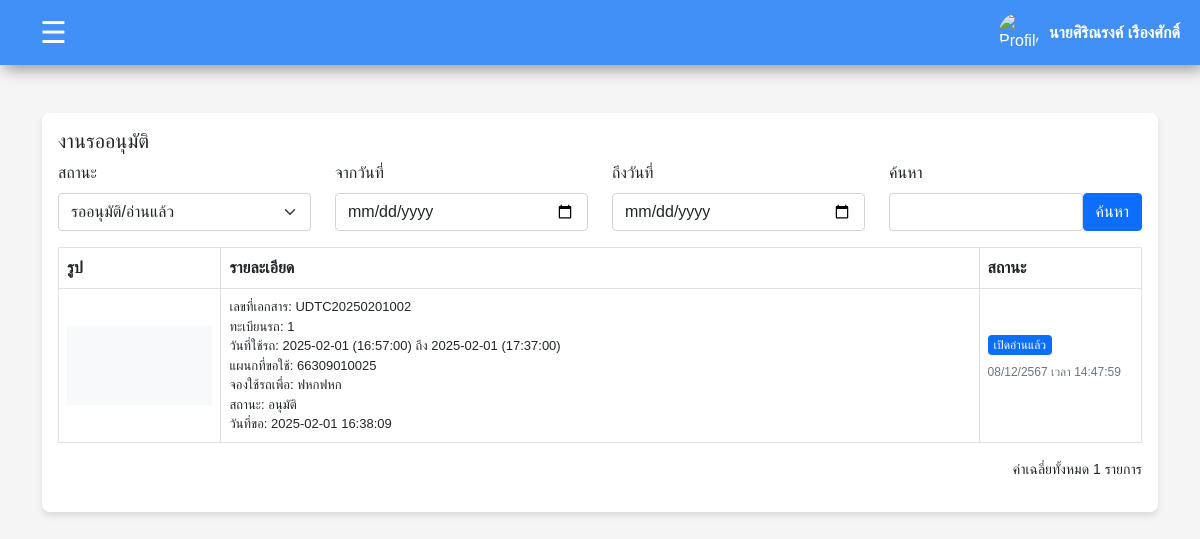
Screenshot of /user/manage_status.php (signed in) with the database file from the repository.
### tables this page shows
CREATE TABLE `requests` (
  `request_id` varchar(20) NOT NULL,
  `destination` varchar(255) DEFAULT NULL,
  `province` varchar(100) DEFAULT NULL,
  `travel_type` enum('ในจังหวัด','ต่างจังหวัด') DEFAULT NULL,
  `purpose` varchar(255) DEFAULT NULL,
  `departure_date` date DEFAULT NULL,
  `departure_time` time DEFAULT NULL,
  `return_date` date DEFAULT NULL,
  `return_time` time DEFAULT NULL,
  `passengers` int(11) DEFAULT NULL,
  `request_date` datetime DEFAULT NULL,
  `status` enum('รออนุมัติ','อนุมัติ','ปฏิเสธ','ยกเลิก') DEFAULT 'รออนุมัติ',
  `user_id` varchar(255) DEFAULT NULL,
  `driver_id` int(11) DEFAULT NULL,
  `car_id` int(11) DEFAULT NULL,
  `admin_id` varchar(11) DEFAULT NULL
);

### user/manage_status.php (the view, shortened to what this page needs)
<!DOCTYPE html>
<html lang="en">
<head>
    <link rel="stylesheet" href="../css/bootstrap.css">
</head>
<body>
    <?php
    require("headadmin.php");
    $sql = "SELECT * FROM requests ORDER BY request_date DESC LIMIT 1";
    $result = mysqli_query($connect, $sql);
    ?>
    <div class="container mt-5">
        <div class=" custom-card bg-white">
            <div class="card-body">
                <h5 class="card-title">งานรออนุมัติ</h5>
                <div class="row mb-3">
                    <div class="col-md-3">
                        <label for="status" class="form-label">สถานะ</label>
                        <select class="form-select" id="status">
                            <option selected>รออนุมัติ/อ่านแล้ว</option>
                        </select>
                    </div>
                    <div class="col-md-3">
                        <label for="from-date" class="form-label">จากวันที่</label>
                        <input type="date" class="form-control" id="from-date">
                    </div>
                    <div class="col-md-3">
                        <label for="to-date" class="form-label">ถึงวันที่</label>
                        <input type="date" class="form-control" id="to-date">
                    </div>
                    <div class="col-md-3">
                        <label for="search" class="form-label">ค้นหา</label>
                        <div class="d-flex">
                            <input type="search" class="form-control" id="search">
                            <button class="btn btn-primary">ค้นหา</button>
                        </div>
                    </div>
                </div>
                <table class="table table-bordered table-custom">
                    <thead>
                        <tr>
                            <th scope="col" style="width: 15%;">รูป</th>
                            <th scope="col">รายละเอียด</th>
                            <th scope="col" style="width: 15%;">สถานะ</th>
                        </tr>
                    </thead>
                    <tbody>
                        <tr class="clickable-row">
                            <td>
                                <div style="width: 100%; height: 80px; background-color: #f8f9fa;"></div>
                            </td>
                            <?php
                            if ($result->num_rows > 0) {
                                $row = $result->fetch_assoc();
                                echo "<td>";
                                echo "<p style='margin: 0; font-size: 13px;'>เลขที่เอกสาร: " . htmlspecialchars($row["request_id"]) . "</p>";
                                echo "<p style='margin: 0; font-size: 13px;'>ทะเบียนรถ: " . htmlspecialchars($row["car_id"]) . "</p>";
                                echo "<p style='margin: 0; font-size: 13px;'>วันที่ใช้รถ: " . htmlspecialchars($row["departure_date"]) . " (" . htmlspecialchars($row["departure_time"]) . ") ถึง " . htmlspecialchars($row["return_date"]) . " (" . htmlspecialchars($row["return_time"]) . ")</p>";
                                echo "<p style='margin: 0; font-size: 13px;'>แผนกที่ขอใช้: " . htmlspecialchars($row["user_id"]) . "</p>";
                                echo "<p style='margin: 0; font-size: 13px;'>จองใช้รถเพื่อ: " . htmlspecialchars($row["purpose"]) . "</p>";
                                echo "<p style='margin: 0; font-size: 13px;'>สถานะ: " . htmlspecialchars($row["status"]) . "</p>";
                                echo "<p style='margin: 0; font-size: 13px;'>วันที่ขอ: " . htmlspecialchars($row["request_date"]) . "</p>";
                                echo "</td>";
                            } else {
                                echo "<tr><td colspan='3' class='text-center'>ไม่มีข้อมูล</td></tr>";
                            }
                            ?>
                            <td>
                                <span class="status-label">เปิดอ่านแล้ว</span>
                                <p class="text-muted mt-2" style="font-size: 12px;">08/12/2567 เวลา 14:47:59</p>
                            </td>
                        </tr>
                    </tbody>
                </table>
                <div class="text-end">
                    <p style="font-size: 14px;">ค่าเฉลี่ยทั้งหมด 1 รายการ</p>
                </div>
            </div>
        </div>
    </div>
</body>
</html>

### user/manage_status.php (style rules this page uses)
.table-custom td { vertical-align: middle; padding: 6px; font-size: 14px; }
.custom-card { box-shadow: 0 4px 6px rgba(0, 0, 0, 0.1); border-radius: 8px; }
.status-label { color: white; background-color: #0d6efd; border-radius: 4px; padding: 3px 6px; font-size: 12px; }
.clickable-row { cursor: pointer; }

### admin/headadmin.php (style rules this page uses)
body { font-family: Arial, sans-serif; margin: 0; padding: 0; background-color: #f5f5f5; }

### rows the page displays
requests: request_id "UDTC20250201002", car "1", departure_date "2025-02-01", departure_time "16:57:00", return_date "2025-02-01", return_time "17:37:00", user "66309010025", purpose "ฟหกฟหก", status "อนุมัติ", request_date "2025-02-01 16:38:09"

### other values shown
$_SESSION['fullname'] "นายศิริณรงค์ เรืองศักดิ์"
